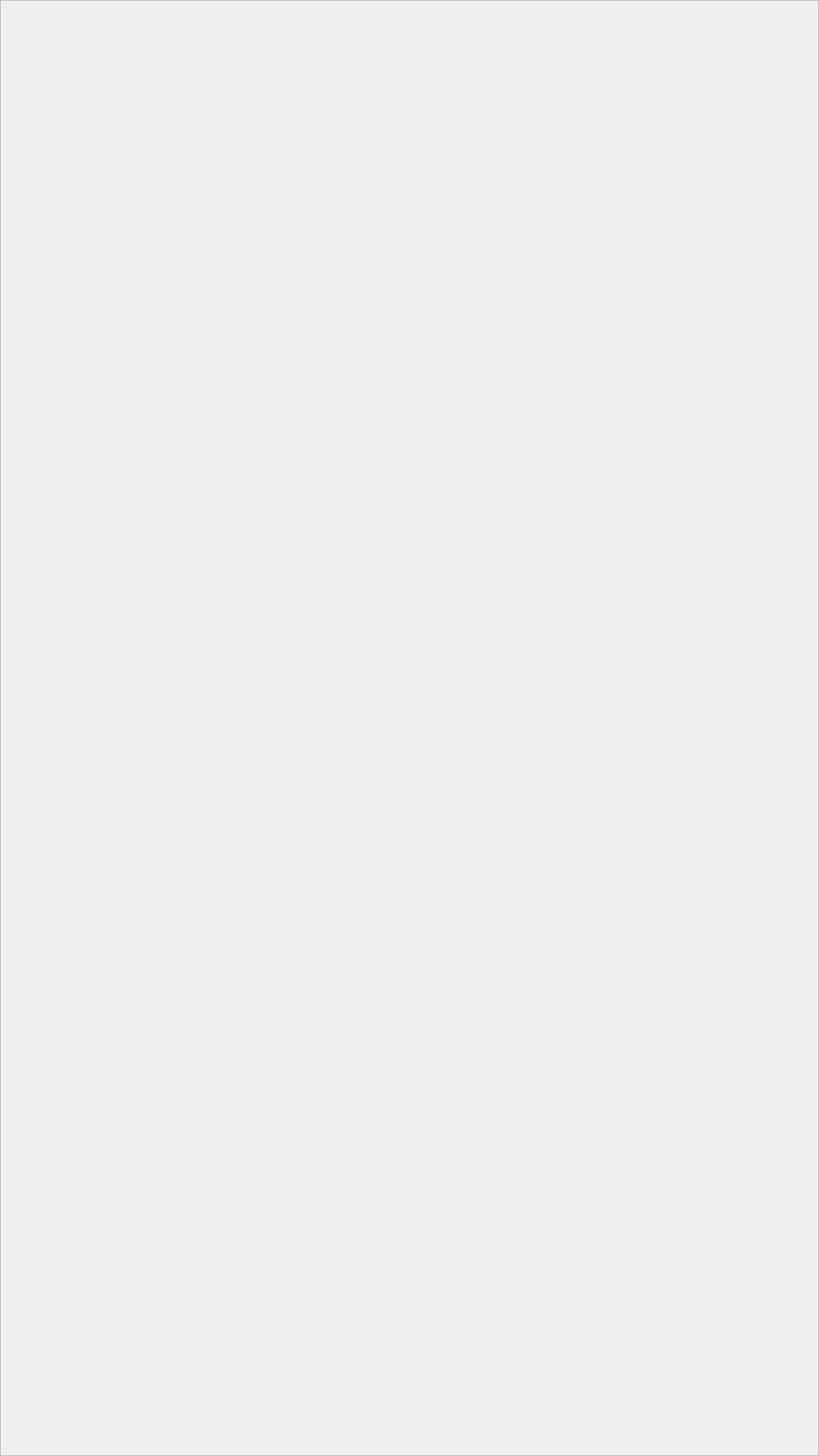
<?xml version="1.0" encoding="UTF-8"?>
<ui version="4.0">
 <class>MainWindow</class>
 <widget class="QMainWindow" name="MainWindow">
  <property name="geometry">
   <rect>
    <x>0</x>
    <y>0</y>
    <width>1080</width>
    <height>1920</height>
   </rect>
  </property>
  <property name="minimumSize">
   <size>
    <width>1080</width>
    <height>1920</height>
   </size>
  </property>
  <property name="maximumSize">
   <size>
    <width>1080</width>
    <height>1920</height>
   </size>
  </property>
  <property name="windowTitle">
   <string>MainWindow</string>
  </property>
  <property name="styleSheet">
   <string notr="true">QMainWindow{
	border-image: url(:/img/img/background.png);
}</string>
  </property>
  <widget class="QWidget" name="centralwidget">
   <property name="styleSheet">
    <string notr="true">QWidget #centralwidget{
	background: url(:/img/img/background.png);
}</string>
   </property>
   <layout class="QGridLayout" name="gridLayout">
    <property name="leftMargin">
     <number>0</number>
    </property>
    <property name="topMargin">
     <number>0</number>
    </property>
    <property name="rightMargin">
     <number>0</number>
    </property>
    <property name="bottomMargin">
     <number>0</number>
    </property>
    <property name="spacing">
     <number>0</number>
    </property>
    <item row="0" column="0">
     <widget class="QFrame" name="frame">
      <property name="styleSheet">
       <string notr="true">QFrame #frame{
	background: url(:/img/img/background.png);
}</string>
      </property>
      <property name="frameShape">
       <enum>QFrame::StyledPanel</enum>
      </property>
      <property name="frameShadow">
       <enum>QFrame::Raised</enum>
      </property>
      <layout class="QVBoxLayout" name="verticalLayout" stretch="0">
       <item>
        <widget class="QStackedWidget" name="windowStack">
         <property name="styleSheet">
          <string notr="true">QStackedWidget {
	background: transparent;
	border: 0px;
}</string>
         </property>
         <property name="currentIndex">
          <number>-1</number>
         </property>
        </widget>
       </item>
      </layout>
     </widget>
    </item>
   </layout>
  </widget>
 </widget>
 <resources>
  <include location="../resources.qrc"/>
 </resources>
 <connections/>
</ui>
